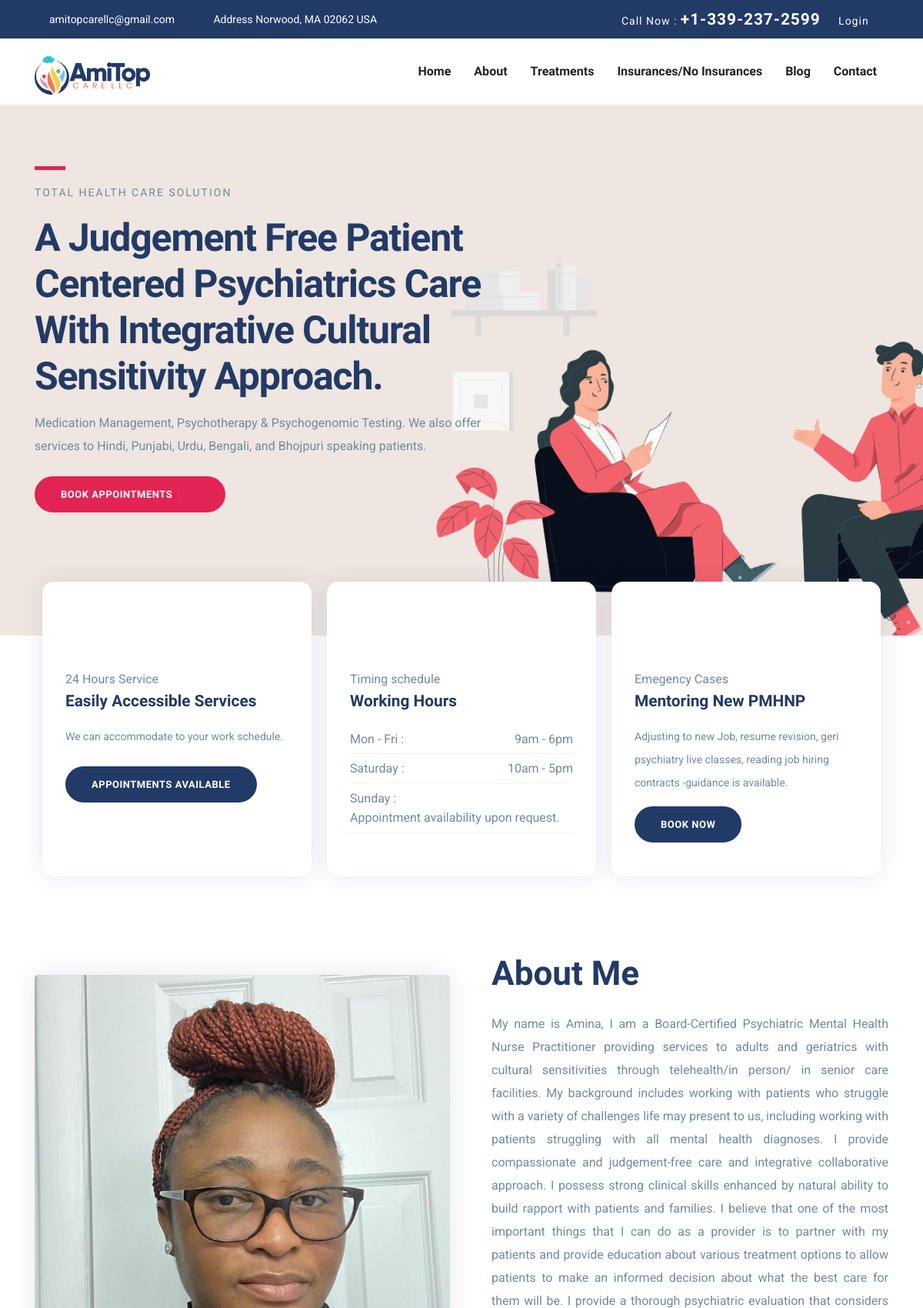
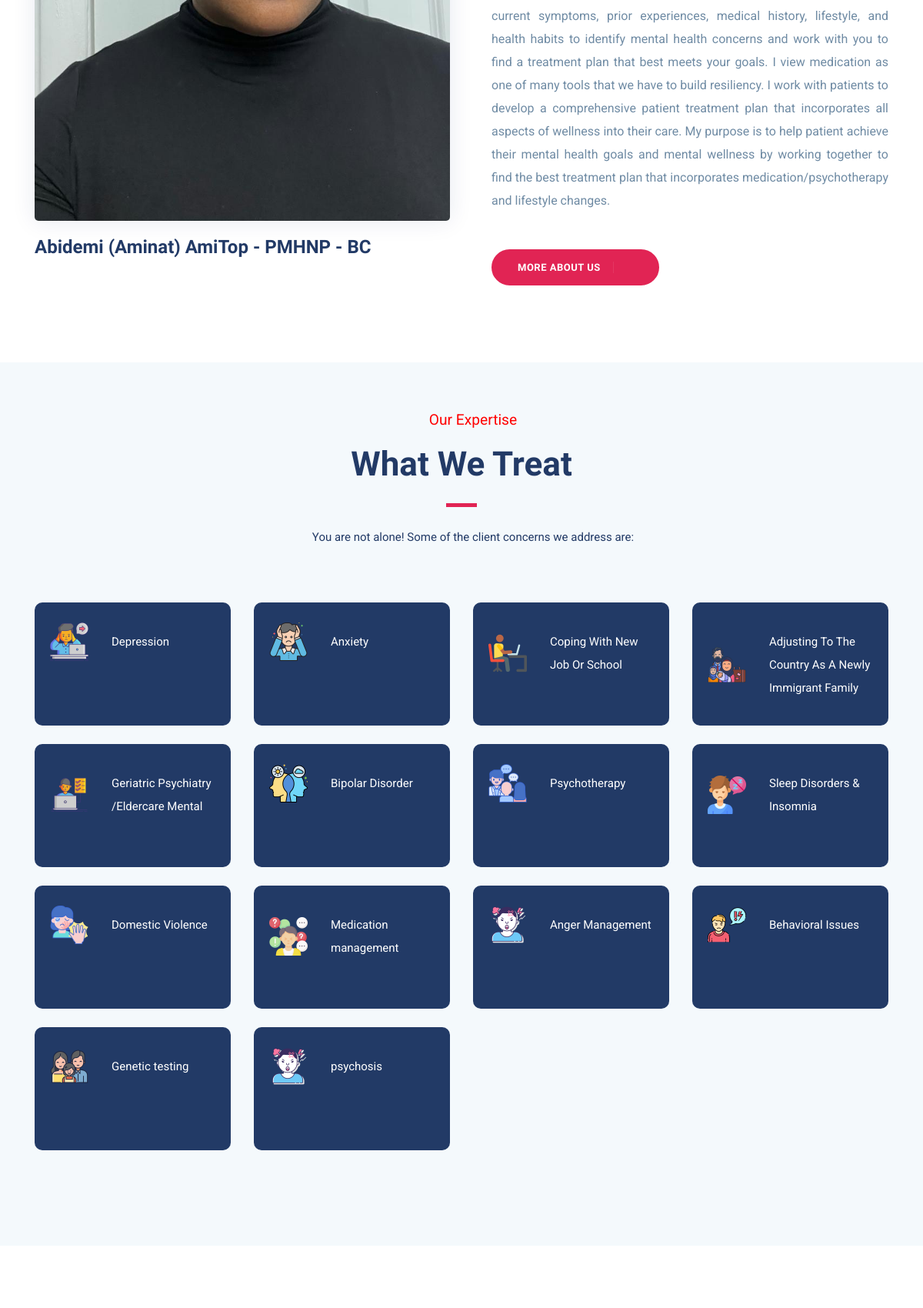
The page / (upper part) on the database its author committed (2 pictures, top to bottom).
### medic_app/models.py (models this page shows, shortened)
class Ailments(models.Model):
    user = models.ForeignKey(Account, default=False, on_delete=models.CASCADE, null=True, blank=True)
    title = models.CharField(max_length = 100, null = True, blank = True)
    description = models.TextField(null = True, blank = True)
    image_icon = models.ImageField(upload_to = 'picture', null = True, blank = True)
    created = models.DateTimeField(auto_now_add = True)
    updated = models.DateTimeField(auto_now_add = True)

### medic_app/views.py (the view, shortened to what this page needs)
# urls.py: path('', index, name = 'index'),
def index(request):
    ailment_list = Ailments.objects.all()
    context = {
        "ailment_list": ailment_list
    }
    return render(request, 'index.html', context)

### templates/index.html (shortened to what this page needs)
{% extends 'base.html' %}
{% load static %}
{% block content %}
<section class="banner" style="background-image: url('{% static "images/AMITOP CARE LONG++.jpeg" %}');">
	<div class="container">
		<div class="row">
			<div class="col-lg-6 col-md-12 col-xl-7">
				<div class="block">
					<div class="divider mb-3"></div>
					<span class="text-uppercase text-sm letter-spacing ">Total Health care solution</span>
					<h1 class="mb-3 mt-3">A Judgement free Patient Centered Psychiatrics care with integrative cultural sensitivity approach.</h1>
					<p class="mb-4 pr-5">Medication Management, Psychotherapy & Psychogenomic Testing. We also offer services to Hindi, Punjabi, Urdu, Bengali, and Bhojpuri speaking patients.</p>
					<div class="btn-container ">
						{% if request.user.is_authenticated %}
						<a href="{% url 'booking' %}" target="_blank" class="btn btn-main-2 btn-icon btn-round-full">Book Appointments<i class="icofont-simple-right ml-2  "></i></a>
						{% else %}
						<a href="{% url 'booking' %}" class="btn btn-main-2 btn-icon btn-round-full">Book Appointments<i class="icofont-simple-right ml-2  "></i></a>
						{% endif %}
					</div>
				</div>
			</div>
		</div>
	</div>
</section>
<section class="features">
	<div class="container">
		<div class="row">
			<div class="col-lg-12">
				<div class="feature-block d-lg-flex">
					<div class="feature-item mb-5 mb-lg-0">
						<div class="feature-icon mb-4">
							<i class="icofont-surgeon-alt"></i>
						</div>
						<span>24 Hours Service</span>
						<h4 class="mb-3">Easily Accessible Services</h4>
						<p class="mb-4">We can accommodate to your work schedule.</p>
						{% if request.user.is_authenticated %}
						<a href="{% url 'booking' %}" class="btn btn-main btn-round-full">Appointments Available</a>
						{% else %}
						<a href="{% url 'booking' %}" class="btn btn-main btn-round-full">Appointments Available</a>
						{% endif %}
					</div>
					<div class="feature-item mb-5 mb-lg-0">
						<div class="feature-icon mb-4">
							<i class="icofont-ui-clock"></i>
						</div>
						<span>Timing schedule</span>
						<h4 class="mb-3">Working Hours</h4>
						<ul class="w-hours list-unstyled">
		                    <li class="d-flex justify-content-between">Mon - Fri : <span>9am - 6pm</span></li>
		                    <li class="d-flex justify-content-between">Saturday : <span>10am - 5pm</span></li>
		                    <li class="d-flex justify-content-between">Sunday : <br>Appointment availability upon request.</br></li>
		                </ul>
					</div>
					<div class="feature-item mb-5 mb-lg-0">
						<div class="feature-icon mb-4">
							<i class="icofont-ui-calendar"></i>
						</div>
						<span>Emegency Cases</span>
						<h4 class="mb-3">Mentoring New PMHNP</h4>
						<p>Adjusting to new Job, resume revision, geri psychiatry live classes, reading job hiring contracts -guidance is available.</p>
                        {% if request.user.is_authenticated %}
						<a href="{% url 'booking' %}" class="btn btn-main btn-round-full">Book Now</a>
						{% else %}
						<a href="{% url 'booking' %}" class="btn btn-main btn-round-full">Book Now</a>
						{% endif %}
					</div>
				</div>
			</div>
		</div>
	</div>
</section>
<section class="section about">
	<div class="container">
		<div class="row align-items-center">
			<div class="col-lg-6 col-sm-6">
				<div class="about-img mt-4 mt-lg-0">
					<img src="{% static 'images/ceo.jpeg' %}" alt="" class="img-fluid">
				</div>
				<h3 style="margin-top: 20px; color: #223a66;">Abidemi (Aminat) AmiTop - PMHNP - BC</h3>
			</div>
			<div class="col-lg-6">
				<div class="about-content pl-4 mt-4 mt-lg-0">
					<h2 class="title-color">About Me</h2>
					<p class="mt-4 mb-5" style="text-align: justify;">My name is Amina, I am a Board-Certified Psychiatric Mental Health Nurse Practitioner providing services to adults and geriatrics with cultural sensitivities through telehealth/in person/ in senior care facilities.  My background includes working with patients who struggle with a variety of challenges life may present to us, including working with patients struggling with all mental health diagnoses. I provide compassionate and judgement-free care and integrative collaborative approach. I possess strong clinical skills enhanced by natural ability to build rapport with patients and families.  I believe that one of the most important things that I can do as a provider is to partner with my patients and provide education about various treatment options to allow patients to make an informed decision about what the best care for them will be. I provide a thorough psychiatric evaluation that considers current symptoms, prior experiences, medical history, lifestyle, and health habits to identify mental health concerns and work with you to find a treatment plan that best meets your goals. I view medication as one of many tools that we have to build resiliency. I work with patients to develop a comprehensive patient treatment plan that incorporates all aspects of wellness into their care. My purpose is to help patient achieve their mental health goals and mental wellness by working together to find the best treatment plan that incorporates medication/psychotherapy and lifestyle changes.</p>
					<a href="{% url 'about' %}" class="btn btn-main-2 btn-round-full btn-icon">More About Us<i class="icofont-simple-right ml-3"></i></a>
				</div>
			</div>
		</div>
	</div>
</section>
<section class="section service gray-bg" id="treatment">
	<div class="container">
        <div class="row justify-content-center">
            <p style="color: red; font-size: larger;">Our Expertise</p>
        </div>
		<div class="row justify-content-center">
			<div class="col-lg-7 text-center">
				<div class="section-title">
					<h2>What We Treat</h2>
					<div class="divider mx-auto my-4"></div>
					<p style="color: #223a66;">You are not alone! Some of the client concerns we address are:</p>
				</div>
			</div>
		</div>
		<div class="row">
			{% for i in ailment_list %}
			<div class="col-lg-3 col-md-3 col-sm-3">
				<div class="service-item mb-4">
					<div class="icon d-flex align-items-center">
						{% if i.image_icon %}
						<img src="{{ i.image_icon.url }}" alt="" srcset="">
						{% endif %}
						<p class="mt-3 mb-3">{{ i.title }}</p>
					</div>
				</div>
			</div>
			{% endfor %}
		</div>
	</div>
</section>
<section class="section appoinment">
</section>
{% endblock %}

### static/build/css/demo.css (style rules this page uses)
* { box-sizing: border-box; -moz-box-sizing: border-box; }
body { margin: 20px; font-size: 14px; font-family: "Helvetica Neue",Helvetica,Arial,sans-serif; color: #555; }

### static/css/style.css (style rules this page uses)
html { overflow-x: hidden; }
body { line-height: 1.6; font-family: "Roboto", sans-serif; -webkit-font-smoothing: antialiased; font-size: 16px; color: #6F8BA4; font-weight: 400; }
h1, .h1, h2, .h2, h3, .h3, h4, .h4, h5, .h5, h6, .h6 { font-family: "Exo", sans-serif; font-weight: 700; color: #222; }
h1, .h1 { font-size: 2.5rem; }
h2, .h2 { font-size: 44px; }
h3, .h3 { font-size: 1.5rem; }
h4, .h4 { font-size: 1.3rem; line-height: 30px; }
p { line-height: 30px; }
.btn { display: inline-block; font-size: 14px; font-size: 0.8125rem; font-weight: 700; letter-spacing: .5px; padding: .75rem 2rem; font-family: "Exo", sans-serif; text-transform: uppercase; border-radius: 5px; border: 2px solid transparent; transition: all .35s ease; }
.btn.btn-icon i { border-left: 1px solid rgba(255, 255, 255, 0.09); padding-left: 15px; }
.btn-main { background: #223a66; color: #fff; border-color: #223a66; }
.btn-main-2 { background: #e12454; color: #fff; border-color: #e12454; }
.btn-round-full { border-radius: 50px; }
.section { padding: 100px 0; }
.text-sm { font-size: 14px; }
a { color: #222; text-decoration: none; transition: all .35s ease; }
.title-color { color: #223a66; }
.section-title { margin-bottom: 70px; }
.section-title h2 { color: #223a66; }
.gray-bg { background: #f4f9fc; }
.banner { position: relative; overflow: hidden; background: #fff; background: url("../images/bg/slider-bg-1.jpg") no-repeat; background-size: cover; min-height: 550px; }
.banner .block { padding: 80px 0px 160px; }
.banner .block h1 { font-size: 50px; line-height: 1.2; letter-spacing: -1.2px; text-transform: capitalize; color: #223a66; }
.letter-spacing { letter-spacing: 2px; }
.divider { width: 40px; height: 5px; background: #e12454; }
.about-img img { border-radius: 5px; width: 100%; box-shadow: 0px 0px 30px 0px rgba(0, 42, 106, 0.1); }
.features { margin-top: -70px; }
.feature-item { flex-basis: 33.33%; margin: 0px 10px; padding: 40px 30px; background-color: #fff; border-radius: 15px 15px 15px 15px; box-shadow: 0px 0px 30px 0px rgba(0, 42, 106, 0.1); }
.feature-item .feature-icon i { font-size: 50px; color: #223a66; }
.feature-item h4 { color: #223a66; }
.feature-item p { font-size: 14px; }
.w-hours li { padding: 6px 0px; border-bottom: 1px solid rgba(0, 0, 0, 0.05); }
.service { padding-top: 60px; }
.service .service-item { background: #223a66; padding: 20px; border-radius: 10px; height: 160px; }
.service .icon { float: left; margin-bottom: 10px; }
body { padding: 0; margin: 0; }
.service p { padding-left: 30px; color: white; font-size: 15px; }

### rows shown on the page
Ailments: image_icon (picture), title "Depression"
Ailments: image_icon (picture), title "Anxiety"
Ailments: image_icon (picture), title "Coping With New Job Or School"
Ailments: image_icon (picture), title "Adjusting To The Country As A Newly Immigrant Family"
Ailments: image_icon (picture), title "Geriatric Psychiatry /Eldercare Mental"
Ailments: image_icon (picture), title "Bipolar Disorder"
Ailments: image_icon (picture), title "Psychotherapy"
Ailments: image_icon (picture), title "Sleep Disorders & Insomnia"
Ailments: image_icon (picture), title "Domestic Violence"
Ailments: image_icon (picture), title "Medication management"
Ailments: image_icon (picture), title "Anger Management"
Ailments: image_icon (picture), title "Behavioral Issues"
Ailments: image_icon (picture), title "Genetic testing"
Ailments: image_icon (picture), title "psychosis"
